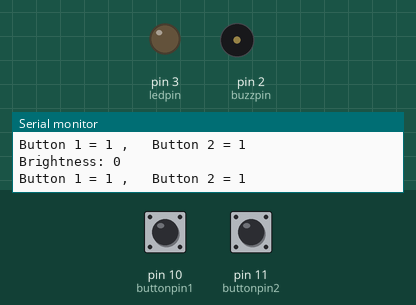
Bench run of a sketch on a simulated Arduino Uno, built with avr-gcc and run on an emulated ATmega328P. Parts: output pins drawn as LEDs (lit = HIGH), buzzer (waves = sounding, pin HIGH), the last lines printed to the serial monitor. Inputs (shaded band) come from the test bench; at power-on: pin 11 (buttonpin2) HIGH, pin 10 (buttonpin1) HIGH.

Above: at 1.3 s.
1.4 s: pin 11 (buttonpin2) pulled LOW for 1 s
At 1.87 s:
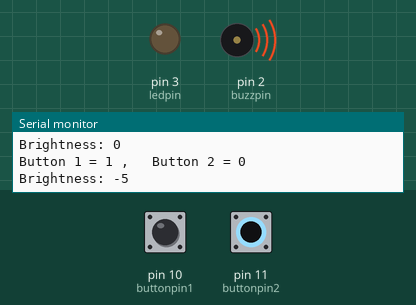
4.0 s: pin 10 (buttonpin1) pulled LOW for 3.2 s
At 7.9 s:
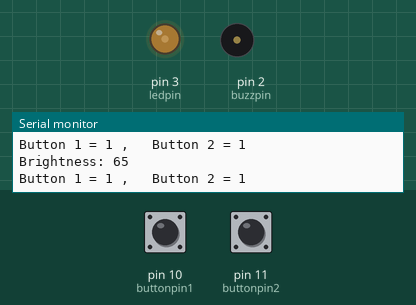
8.7 s: pin 10 (buttonpin1) pulled LOW for 3.2 s
At 12.6 s:
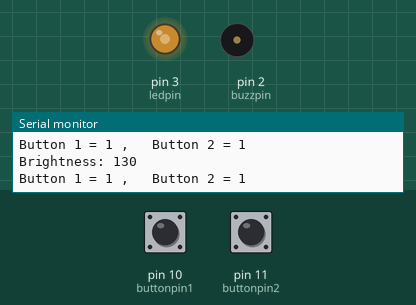
13.5 s: pin 10 (buttonpin1) pulled LOW for 3.2 s
At 17.3 s:
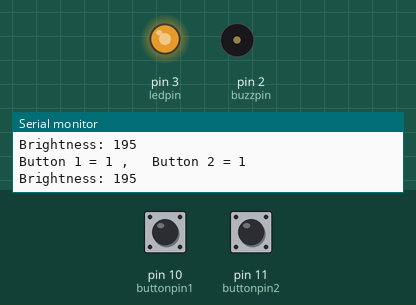
18.2 s: pin 10 (buttonpin1) pulled LOW for 3.2 s
At 22.7 s:
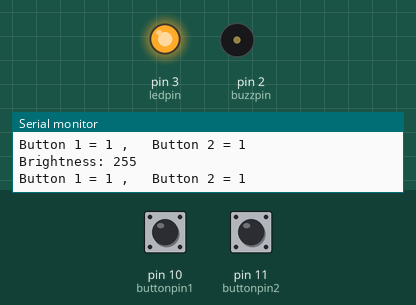
23.0 s: pin 11 (buttonpin2) pulled LOW for 3.2 s
At 26.6 s:
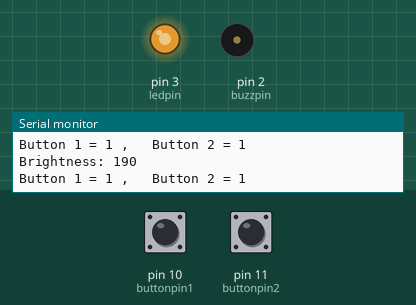
Timing chart, 0 to 28.1 s (numbered marks = the images above; inputs shaded):
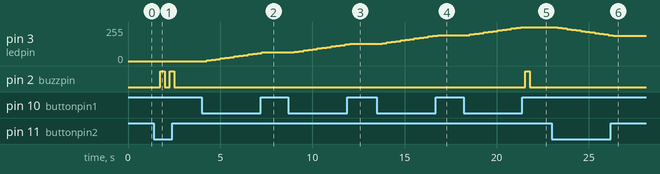

Measured:
- after the input at 1.4 s, pin 2 (buzzpin): alternates HIGH for 0.25 s and LOW for 0.25 s, 4 changes in all, then stays LOW, starting after 0.35 s
- after the input at 4.0 s, pin 3 (ledpin): moves from 0/255 to 65/255 over 3.0 s, starting after 0.26 s
- after the input at 8.7 s, pin 3 (ledpin): moves from 65/255 to 130/255 over 3.0 s, starting after 0.32 s
- after the input at 13.5 s, pin 3 (ledpin): moves from 130/255 to 195/255 over 3.0 s, starting after 0.28 s
- after the input at 18.2 s, pin 3 (ledpin): moves from 195/255 to 255/255 over 2.8 s, starting after 0.34 s; pin 2 (buzzpin): LOW → HIGH after 3.4 s, → LOW 0.25 s later
- after the input at 23.0 s, pin 3 (ledpin): moves from 255/255 to 190/255 over 3.0 s, starting after 0.31 s

The sketch:

Brightness_control.ino
```cpp
int buttonpin1 =10;
int buttonpin2 = 11;
int ledpin =3;
int buzzpin=2;
int buttonval1;
int buttonval2;
int ledbright=0;
int dt =250;
void setup()
{
  pinMode(buttonpin1, INPUT);
  pinMode(buttonpin2, INPUT);
  pinMode(ledpin, OUTPUT);
  pinMode(buzzpin, OUTPUT);
  Serial.begin(9600);
}
void loop()
{
  buttonval1=digitalRead(buttonpin1);
  buttonval2=digitalRead(buttonpin2);
  Serial.print("Button 1 = ");
  Serial.print(buttonval1);
  Serial.print(" , 	");
  Serial.print("Button 2 = ");
  Serial.println(buttonval2);
  delay(dt);
  if(buttonval1==0){
  ledbright=ledbright+5;
  }
  else if (buttonval2==0){
  	ledbright=ledbright-5;
  }
  Serial.print("Brightness: ");
  Serial.println(ledbright);

  if(ledbright>255){
  	ledbright=255;
    digitalWrite(buzzpin,HIGH);
    delay(dt);
    digitalWrite(buzzpin,LOW);
    Serial.println("Buzz HIGH");

  }
  if(ledbright<0){
  	ledbright=0;
    digitalWrite(buzzpin,HIGH);
    delay(dt);
    digitalWrite(buzzpin,LOW);
    Serial.println("Buzz LOW");
  }
  analogWrite(ledpin,ledbright);
}
```
